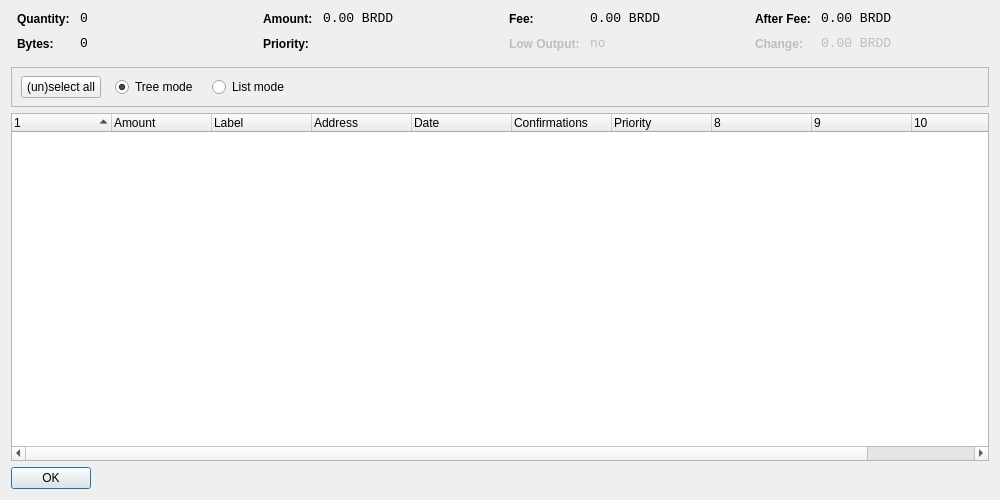
<?xml version="1.0" encoding="UTF-8"?>
<ui version="4.0">
 <class>CoinControlDialog</class>
 <widget class="QDialog" name="CoinControlDialog">
  <property name="geometry">
   <rect>
    <x>0</x>
    <y>0</y>
    <width>1000</width>
    <height>500</height>
   </rect>
  </property>
  <property name="windowTitle">
   <string>Coin Control</string>
  </property>
  <layout class="QVBoxLayout" name="verticalLayout">
   <item>
    <layout class="QHBoxLayout" name="horizontalLayoutTop" stretch="0,0,0,0">
     <property name="topMargin">
      <number>0</number>
     </property>
     <property name="bottomMargin">
      <number>10</number>
     </property>
     <item>
      <layout class="QFormLayout" name="formLayoutCoinControl1">
       <property name="horizontalSpacing">
        <number>10</number>
       </property>
       <property name="verticalSpacing">
        <number>10</number>
       </property>
       <property name="leftMargin">
        <number>6</number>
       </property>
       <property name="rightMargin">
        <number>6</number>
       </property>
       <item row="0" column="0">
        <widget class="QLabel" name="labelCoinControlQuantityText">
         <property name="styleSheet">
          <string notr="true">font-weight:bold;</string>
         </property>
         <property name="text">
          <string>Quantity:</string>
         </property>
        </widget>
       </item>
       <item row="0" column="1">
        <widget class="QLabel" name="labelCoinControlQuantity">
         <property name="font">
          <font>
           <family>Monospace</family>
           <pointsize>10</pointsize>
          </font>
         </property>
         <property name="cursor">
          <cursorShape>IBeamCursor</cursorShape>
         </property>
         <property name="contextMenuPolicy">
          <enum>Qt::ActionsContextMenu</enum>
         </property>
         <property name="text">
          <string notr="true">0</string>
         </property>
         <property name="textInteractionFlags">
          <set>Qt::LinksAccessibleByMouse|Qt::TextSelectableByKeyboard|Qt::TextSelectableByMouse</set>
         </property>
        </widget>
       </item>
       <item row="1" column="0">
        <widget class="QLabel" name="labelCoinControlBytesText">
         <property name="styleSheet">
          <string notr="true">font-weight:bold;</string>
         </property>
         <property name="text">
          <string>Bytes:</string>
         </property>
        </widget>
       </item>
       <item row="1" column="1">
        <widget class="QLabel" name="labelCoinControlBytes">
         <property name="font">
          <font>
           <family>Monospace</family>
           <pointsize>10</pointsize>
          </font>
         </property>
         <property name="cursor">
          <cursorShape>IBeamCursor</cursorShape>
         </property>
         <property name="contextMenuPolicy">
          <enum>Qt::ActionsContextMenu</enum>
         </property>
         <property name="text">
          <string notr="true">0</string>
         </property>
         <property name="textInteractionFlags">
          <set>Qt::LinksAccessibleByMouse|Qt::TextSelectableByKeyboard|Qt::TextSelectableByMouse</set>
         </property>
        </widget>
       </item>
      </layout>
     </item>
     <item>
      <layout class="QFormLayout" name="formLayoutCoinControl2">
       <property name="horizontalSpacing">
        <number>10</number>
       </property>
       <property name="verticalSpacing">
        <number>10</number>
       </property>
       <property name="leftMargin">
        <number>6</number>
       </property>
       <property name="rightMargin">
        <number>6</number>
       </property>
       <item row="0" column="0">
        <widget class="QLabel" name="labelCoinControlAmountText">
         <property name="styleSheet">
          <string notr="true">font-weight:bold;</string>
         </property>
         <property name="text">
          <string>Amount:</string>
         </property>
        </widget>
       </item>
       <item row="0" column="1">
        <widget class="QLabel" name="labelCoinControlAmount">
         <property name="font">
          <font>
           <family>Monospace</family>
           <pointsize>10</pointsize>
          </font>
         </property>
         <property name="cursor">
          <cursorShape>IBeamCursor</cursorShape>
         </property>
         <property name="contextMenuPolicy">
          <enum>Qt::ActionsContextMenu</enum>
         </property>
         <property name="text">
          <string notr="true">0.00 BRDD</string>
         </property>
         <property name="textInteractionFlags">
          <set>Qt::LinksAccessibleByMouse|Qt::TextSelectableByKeyboard|Qt::TextSelectableByMouse</set>
         </property>
        </widget>
       </item>
       <item row="1" column="0">
        <widget class="QLabel" name="labelCoinControlPriorityText">
         <property name="styleSheet">
          <string notr="true">font-weight:bold;</string>
         </property>
         <property name="text">
          <string>Priority:</string>
         </property>
        </widget>
       </item>
       <item row="1" column="1">
        <widget class="QLabel" name="labelCoinControlPriority">
         <property name="font">
          <font>
           <family>Monospace</family>
           <pointsize>10</pointsize>
          </font>
         </property>
         <property name="cursor">
          <cursorShape>IBeamCursor</cursorShape>
         </property>
         <property name="contextMenuPolicy">
          <enum>Qt::ActionsContextMenu</enum>
         </property>
         <property name="text">
          <string/>
         </property>
         <property name="textInteractionFlags">
          <set>Qt::LinksAccessibleByMouse|Qt::TextSelectableByKeyboard|Qt::TextSelectableByMouse</set>
         </property>
        </widget>
       </item>
      </layout>
     </item>
     <item>
      <layout class="QFormLayout" name="formLayoutCoinControl3">
       <property name="horizontalSpacing">
        <number>10</number>
       </property>
       <property name="verticalSpacing">
        <number>10</number>
       </property>
       <property name="leftMargin">
        <number>6</number>
       </property>
       <property name="rightMargin">
        <number>6</number>
       </property>
       <item row="0" column="0">
        <widget class="QLabel" name="labelCoinControlFeeText">
         <property name="styleSheet">
          <string notr="true">font-weight:bold;</string>
         </property>
         <property name="text">
          <string>Fee:</string>
         </property>
        </widget>
       </item>
       <item row="0" column="1">
        <widget class="QLabel" name="labelCoinControlFee">
         <property name="font">
          <font>
           <family>Monospace</family>
           <pointsize>10</pointsize>
          </font>
         </property>
         <property name="cursor">
          <cursorShape>IBeamCursor</cursorShape>
         </property>
         <property name="contextMenuPolicy">
          <enum>Qt::ActionsContextMenu</enum>
         </property>
         <property name="text">
          <string notr="true">0.00 BRDD</string>
         </property>
         <property name="textInteractionFlags">
          <set>Qt::LinksAccessibleByMouse|Qt::TextSelectableByKeyboard|Qt::TextSelectableByMouse</set>
         </property>
        </widget>
       </item>
       <item row="1" column="0">
        <widget class="QLabel" name="labelCoinControlLowOutputText">
         <property name="enabled">
          <bool>false</bool>
         </property>
         <property name="styleSheet">
          <string notr="true">font-weight:bold;</string>
         </property>
         <property name="text">
          <string>Low Output:</string>
         </property>
        </widget>
       </item>
       <item row="1" column="1">
        <widget class="QLabel" name="labelCoinControlLowOutput">
         <property name="enabled">
          <bool>false</bool>
         </property>
         <property name="font">
          <font>
           <family>Monospace</family>
           <pointsize>10</pointsize>
          </font>
         </property>
         <property name="cursor">
          <cursorShape>IBeamCursor</cursorShape>
         </property>
         <property name="contextMenuPolicy">
          <enum>Qt::ActionsContextMenu</enum>
         </property>
         <property name="text">
          <string notr="true">no</string>
         </property>
         <property name="textInteractionFlags">
          <set>Qt::LinksAccessibleByMouse|Qt::TextSelectableByKeyboard|Qt::TextSelectableByMouse</set>
         </property>
        </widget>
       </item>
      </layout>
     </item>
     <item>
      <layout class="QFormLayout" name="formLayoutCoinControl4">
       <property name="horizontalSpacing">
        <number>10</number>
       </property>
       <property name="verticalSpacing">
        <number>10</number>
       </property>
       <property name="leftMargin">
        <number>6</number>
       </property>
       <property name="rightMargin">
        <number>6</number>
       </property>
       <item row="0" column="0">
        <widget class="QLabel" name="labelCoinControlAfterFeeText">
         <property name="styleSheet">
          <string notr="true">font-weight:bold;</string>
         </property>
         <property name="text">
          <string>After Fee:</string>
         </property>
        </widget>
       </item>
       <item row="0" column="1">
        <widget class="QLabel" name="labelCoinControlAfterFee">
         <property name="font">
          <font>
           <family>Monospace</family>
           <pointsize>10</pointsize>
          </font>
         </property>
         <property name="cursor">
          <cursorShape>IBeamCursor</cursorShape>
         </property>
         <property name="contextMenuPolicy">
          <enum>Qt::ActionsContextMenu</enum>
         </property>
         <property name="text">
          <string notr="true">0.00 BRDD</string>
         </property>
         <property name="textInteractionFlags">
          <set>Qt::LinksAccessibleByMouse|Qt::TextSelectableByKeyboard|Qt::TextSelectableByMouse</set>
         </property>
        </widget>
       </item>
       <item row="1" column="0">
        <widget class="QLabel" name="labelCoinControlChangeText">
         <property name="enabled">
          <bool>false</bool>
         </property>
         <property name="styleSheet">
          <string notr="true">font-weight:bold;</string>
         </property>
         <property name="text">
          <string>Change:</string>
         </property>
        </widget>
       </item>
       <item row="1" column="1">
        <widget class="QLabel" name="labelCoinControlChange">
         <property name="enabled">
          <bool>false</bool>
         </property>
         <property name="font">
          <font>
           <family>Monospace</family>
           <pointsize>10</pointsize>
          </font>
         </property>
         <property name="cursor">
          <cursorShape>IBeamCursor</cursorShape>
         </property>
         <property name="contextMenuPolicy">
          <enum>Qt::ActionsContextMenu</enum>
         </property>
         <property name="text">
          <string notr="true">0.00 BRDD</string>
         </property>
         <property name="textInteractionFlags">
          <set>Qt::LinksAccessibleByMouse|Qt::TextSelectableByKeyboard|Qt::TextSelectableByMouse</set>
         </property>
        </widget>
       </item>
      </layout>
     </item>
    </layout>
   </item>
   <item>
    <widget class="QFrame" name="frame">
     <property name="minimumSize">
      <size>
       <width>0</width>
       <height>40</height>
      </size>
     </property>
     <property name="frameShape">
      <enum>QFrame::StyledPanel</enum>
     </property>
     <property name="frameShadow">
      <enum>QFrame::Sunken</enum>
     </property>
     <widget class="QWidget" name="horizontalLayoutWidget">
      <property name="geometry">
       <rect>
        <x>10</x>
        <y>0</y>
        <width>781</width>
        <height>41</height>
       </rect>
      </property>
      <layout class="QHBoxLayout" name="horizontalLayoutPanel" stretch="0,0,0,0,0">
       <property name="spacing">
        <number>14</number>
       </property>
       <item>
        <widget class="QPushButton" name="pushButtonSelectAll">
         <property name="sizePolicy">
          <sizepolicy hsizetype="Maximum" vsizetype="Fixed">
           <horstretch>0</horstretch>
           <verstretch>0</verstretch>
          </sizepolicy>
         </property>
         <property name="text">
          <string>(un)select all</string>
         </property>
        </widget>
       </item>
       <item>
        <widget class="QRadioButton" name="radioTreeMode">
         <property name="sizePolicy">
          <sizepolicy hsizetype="Maximum" vsizetype="Fixed">
           <horstretch>0</horstretch>
           <verstretch>0</verstretch>
          </sizepolicy>
         </property>
         <property name="text">
          <string>Tree mode</string>
         </property>
         <property name="checked">
          <bool>true</bool>
         </property>
        </widget>
       </item>
       <item>
        <widget class="QRadioButton" name="radioListMode">
         <property name="sizePolicy">
          <sizepolicy hsizetype="Maximum" vsizetype="Fixed">
           <horstretch>0</horstretch>
           <verstretch>0</verstretch>
          </sizepolicy>
         </property>
         <property name="text">
          <string>List mode</string>
         </property>
        </widget>
       </item>
       <item>
        <spacer name="horizontalSpacer">
         <property name="orientation">
          <enum>Qt::Horizontal</enum>
         </property>
         <property name="sizeHint" stdset="0">
          <size>
           <width>40</width>
           <height>20</height>
          </size>
         </property>
        </spacer>
       </item>
      </layout>
     </widget>
    </widget>
   </item>
   <item>
    <widget class="CoinControlTreeWidget" name="treeWidget">
     <property name="contextMenuPolicy">
      <enum>Qt::CustomContextMenu</enum>
     </property>
     <property name="sortingEnabled">
      <bool>false</bool>
     </property>
     <property name="columnCount">
      <number>11</number>
     </property>
     <attribute name="headerShowSortIndicator" stdset="0">
      <bool>true</bool>
     </attribute>
     <attribute name="headerStretchLastSection">
      <bool>false</bool>
     </attribute>
     <column>
      <property name="text">
       <string/>
      </property>
     </column>
     <column>
      <property name="text">
       <string>Amount</string>
      </property>
     </column>
     <column>
      <property name="text">
       <string>Label</string>
      </property>
     </column>
     <column>
      <property name="text">
       <string>Address</string>
      </property>
     </column>
     <column>
      <property name="text">
       <string>Date</string>
      </property>
     </column>
     <column>
      <property name="text">
       <string>Confirmations</string>
      </property>
      <property name="toolTip">
       <string>Confirmed</string>
      </property>
     </column>
     <column>
      <property name="text">
       <string>Priority</string>
      </property>
     </column>
     <column>
      <property name="text">
       <string/>
      </property>
     </column>
     <column>
      <property name="text">
       <string/>
      </property>
     </column>
     <column>
      <property name="text">
       <string/>
      </property>
     </column>
     <column>
      <property name="text">
       <string/>
      </property>
     </column>
    </widget>
   </item>
   <item>
    <widget class="QDialogButtonBox" name="buttonBox">
     <property name="sizePolicy">
      <sizepolicy hsizetype="Maximum" vsizetype="Fixed">
       <horstretch>0</horstretch>
       <verstretch>0</verstretch>
      </sizepolicy>
     </property>
     <property name="orientation">
      <enum>Qt::Horizontal</enum>
     </property>
     <property name="standardButtons">
      <set>QDialogButtonBox::Ok</set>
     </property>
    </widget>
   </item>
  </layout>
 </widget>
 <customwidgets>
  <customwidget>
   <class>CoinControlTreeWidget</class>
   <extends>QTreeWidget</extends>
   <header>coincontroltreewidget.h</header>
  </customwidget>
 </customwidgets>
 <resources/>
 <connections/>
</ui>
